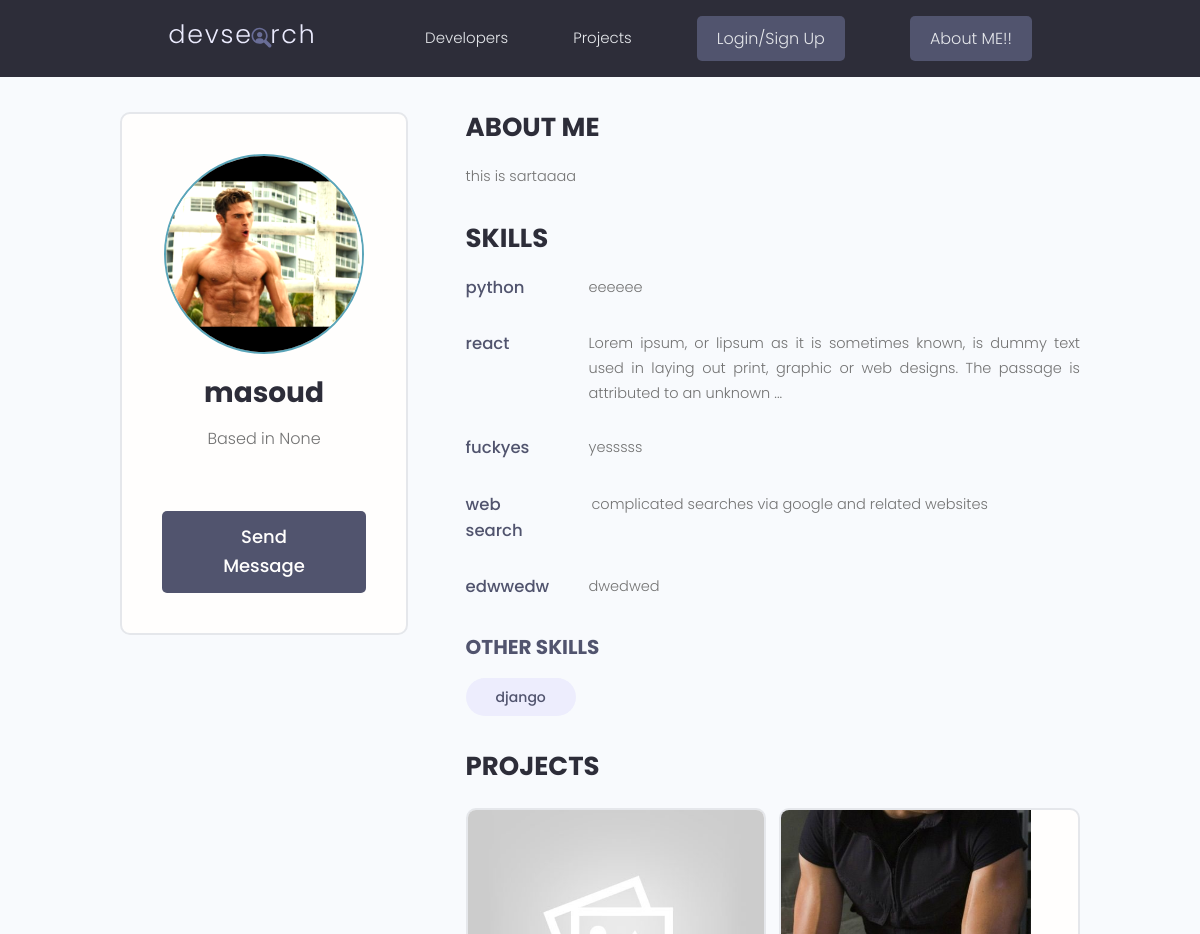
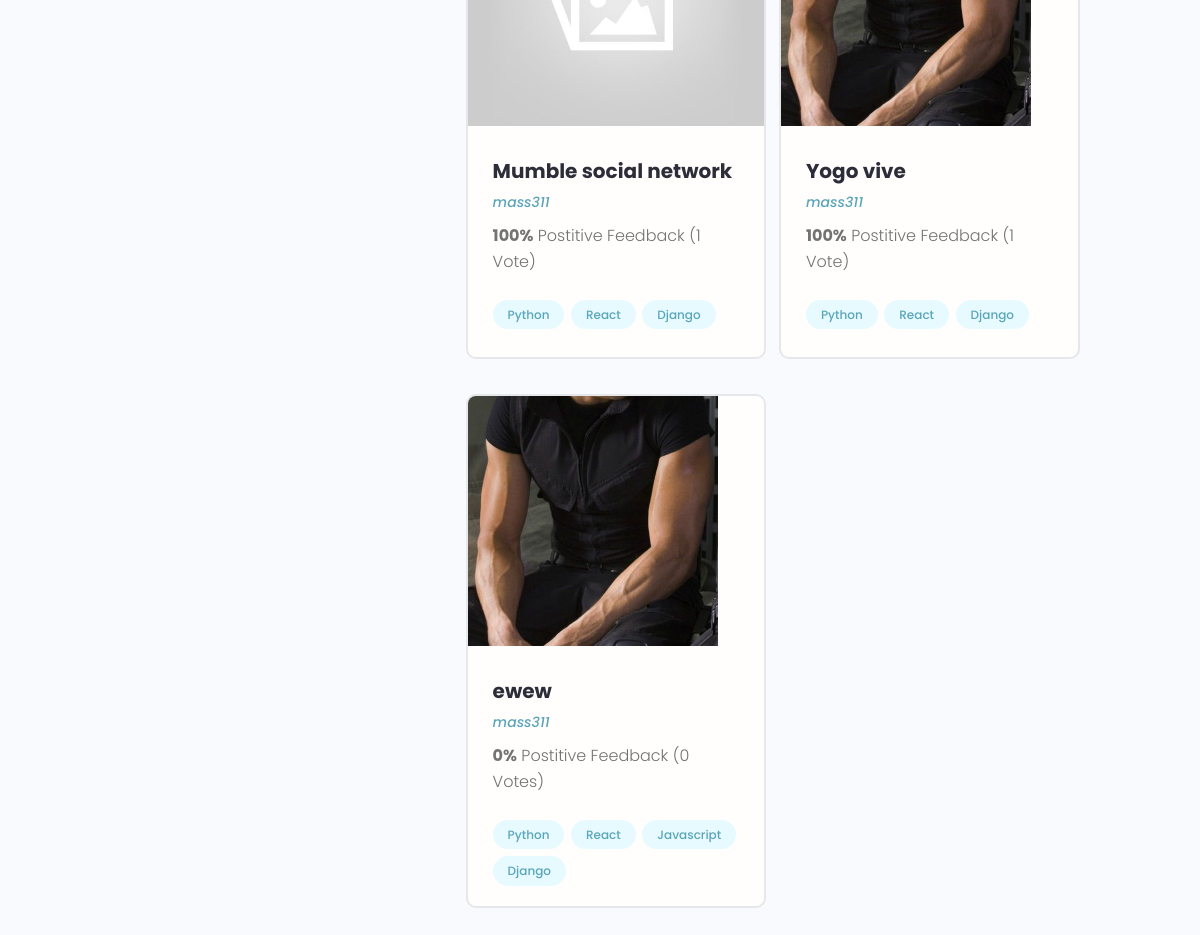
The page /profile/30cdd2f0-b2f6-4e46-82ef-a1746d12b697 on the database its author committed (2 pictures, top to bottom).
### users/models.py (models this page shows, shortened)
class Profile(models.Model):
    user = models.OneToOneField(User, on_delete=models.CASCADE, null=True, blank=True)
    name = models.CharField(max_length=200, blank=True, null=True)
    username= models.CharField(max_length=200, blank=True, null=True)
    location = models.CharField(max_length=200, blank=True, null=True)
    email = models.EmailField(max_length=400 , null=True, blank=True)
    short_intro=models.CharField(max_length=400 , null=True, blank=True)
    bio=models.TextField(null=True,blank=True)
    profile_image=models.ImageField(null=True,blank=True,upload_to='profiles/', default='profiles/user-default.png')
    social_github = models.CharField(max_length=200, blank=True, null=True)
    social_twitter = models.CharField(max_length=200, blank=True, null=True)
    linkedin = models.CharField(max_length=200, blank=True, null=True)
    youtube = models.CharField(max_length=200, blank=True, null=True)
    created=models.DateTimeField(auto_now_add=True)
    id = models.UUIDField(default=uuid.uuid4, unique=True,primary_key=True,editable=False)
    def __str__(self):
        return str(self.user.username)

class Skill(models.Model):
    owner=models.ForeignKey(Profile,on_delete=models.CASCADE,null=True,blank=True)
    name=models.CharField(max_length=200,blank=True,null=True)
    description=models.TextField(null=True,blank=True)
    created=models.DateTimeField(auto_now_add=True)
    id = models.UUIDField(default=uuid.uuid4, unique=True,primary_key=True,editable=False)

### projects/models.py (models this page shows, shortened)
class Project(models.Model):
    owner= models.ForeignKey(Profile, null=True, blank=True, on_delete=models.SET_NULL)
    title = models.CharField(max_length=200)
    description = models.TextField(max_length=500, null=True, blank=True)
    demo_link = models.CharField(max_length=2000,null=True, blank=True)
    featured_image = models.ImageField(null=True, blank=True, default='default.jpg')
    source_link = models.CharField(max_length=2000,null=True, blank=True)
    tags = models.ManyToManyField('Tag', blank= True , null= True,)
    vote_total = models.IntegerField(default=0, null=True,blank=True)
    vote_ratio = models.IntegerField(default=0, null=True, blank=True)
    created=models.DateTimeField(auto_now_add=True)
    id = models.UUIDField(default=uuid.uuid4,unique=True,primary_key=True , editable=False)
    class Meta:
        ordering=['-vote_ratio','-vote_total','title']

class Tag(models.Model):
    name = models.CharField(max_length=200)
    created = models.DateTimeField(auto_now_add=True)
    id = models.UUIDField(default=uuid.uuid4, unique=True, primary_key=True, editable=False)
    def __str__(self):
        return self.name

### users/views.py (the view)
# urls.py: path('profile/<str:pk>',views.userProfile,name="user-profile"),
def userProfile(request,pk):
    profile=Profile.objects.get(id=pk)
    topSkills= profile.skill_set.exclude(description__exact="")
    otherSkills=profile.skill_set.filter(description="")
    context={
        'profile': profile,
        'topSkills':topSkills,
        'otherSkills':otherSkills,
    }
    return render(request,'users/user-profile.html',context)

### users/templates/users/user-profile.html (shortened to what this page needs)
{% extends 'main.html' %}
{% block content %}
  <main class="profile my-md">
    <div class="container">
      <div class="layout">
        <div class="column column--1of3">
          <div class="card text-center">
            <div class="card__body dev">
              <img class="avatar avatar--xl" src="{{ profile.profile_image.url }}" />
              <h2 class="dev__name">{{ profile.name }}</h2>
              <p class="dev__location">Based in {{ profile.location }}</p>
            {% if request.user.profile != profile %}
              <a href="{% url "send-form" profile.id %}" class="btn btn--sub btn--lg">Send Message </a>
            {% endif %}
            </div>
          </div>
        </div>
        <div class="column column--2of3">
          <div class="devInfo">
            <h3 class="devInfo__title">About Me</h3>
            <p class="devInfo__about">{{ profile.short_intro }}</p>
          </div>
          <div class="devInfo">
            <h3 class="devInfo__title">Skills</h3>
            <div class="devInfo__skills">
                {% for skill in topSkills %}
                  <div class="devSkill">
                    <h4 class="devSkill__title">{{ skill.name }}</h4>
                    <p class="devSkill__info">
                        {{ skill.description }}
                    </p>
                  </div>
                {% endfor %}
              <h3 class="devInfo__subtitle">Other Skills</h3>
              <div class="devInfo__otherSkills">
                  {% for skill in otherSkills %}
                    <span class="tag tag--pill tag--sub tag--lg">
                      <small>{{ skill.name }}</small>
                    </span>
                  {% endfor %}
              </div>
            </div>
          </div>
          <div class="devInfo">
            <h3 class="devInfo__title">Projects</h3>
            <div class="grid grid--two">
                {% for project in profile.project_set.all %}
                    <div class="column">
                <div class="card project">
                  <a href="{% url 'project' project.id %}" class="project">
                    <img class="project__thumbnail" src="{{ project.featured_image.url }}" alt="project thumbnail" />
                    <div class="card__body">
                      <h3 class="project__title">{{ project.title }}</h3>
                      <p><a class="project__author" href="profile.html">{{ project.owner}}</a></p>
                      <p class="project--rating">
                        <span style="font-weight: bold;">{{ project.vote_ratio }}%</span> Postitive
                        Feedback ({{ project.vote_total }} Vote{{ project.vote_total|pluralize:"s" }})
                      </p>
                      <div class="project__tags">
                          {% for tag in project.tags.all %}
                        <span class="tag tag--pill tag--main">
                          <small>{{ tag }}</small>
                        </span>
                          {% endfor %}
                      </div>
                    </div>
                  </a>
                </div>
              </div>
                {% endfor %}
            </div>
          </div>
        </div>
      </div>
    </div>
  </main>
{% endblock %}

### static/styles/app.css (style rules this page uses)
:root { --color-sub: #2d2d39; }
.btn--sub { background-color: var(--color-sub-light); }
.card { border: 2px solid var(--color-light); }
img { width: 100%; }
.profile .card > .dev { padding: 4rem; }
.dev__name { color: var(--color-sub); font-size: 2.8rem; font-weight: 700; margin-top: 1rem; margin-bottom: 0.5rem; }
.dev__location { margin-top: 1rem; }
.devInfo { margin-bottom: 3rem; }
.devInfo__title, .devInfo__subtitle { font-size: 2.6rem; color: var(--color-sub); text-transform: uppercase; font-weight: 700; margin-bottom: 1.5rem; }
.devInfo__subtitle { font-size: 2rem; color: var(--color-sub-light); }
.devInfo__about, .devSkill__info { font-size: 1.45rem; line-height: 1.7; text-align: justify; }
.devSkill { margin-bottom: 3rem; }
.devSkill__title { font-size: 1.65rem; font-weight: 500; color: var(--color-sub-light); }
@media screen and (min-width: 700px) { .devSkill { display: flex; justify-content: space-between; gap: 3rem; } }
@media screen and (min-width: 700px) { .devSkill__info { flex-basis: 80%; } }
.project__author { font-size: 1.4rem; font-style: italic; }
.project--rating { margin-bottom: 1.6em; margin-top: .5em; }
.project__thumbnail { height: 25rem; object-fit: cover; object-position: top center; }
.project__title { font-size: 2rem; font-weight: 700; color: var(--color-sub); }

### static/uikit/styles/modules/_variables.css (style rules this page uses)
:root { --color-main: #5aa5b9; --color-main-light: #e6faff; --color-sub: #3f4156; --color-sub-light: #51546e; --color-sub-lighter: #ededfd; --color-text: #737373; --color-gray: #8b8b8b; --color-light: #e5e7eb; --color-light-gray: #767676; --color-bg: #f8fafd; --color-white: #fffefd; --color-white-light: #f3f3f3; --color-success: #359e64; --color-success-bg: #def8e8; --color-error: #fc4b0b; --color-error-bg: #fff2ee; --font-base: 'Poppins', arial, helvetica, 'Segoe UI', roboto, ubuntu, sans-serif; --font-monospace: 'Fira Code', 'Courier New', courier, monospace; --font-regular: 300; --font-medium: 500; --font-bold: 700; --generic-shadow: 1px 1px 5px #00000010; --generic-transition: all 0.3s ease-in-out; }

### static/uikit/styles/modules/_base.css (style rules this page uses)
* { margin: 0; padding: 0; box-sizing: border-box; text-rendering: optimizeLegibility; color: inherit; font-size: inherit; }
html { font-size: 50%; }
@media only screen and (min-width: 480px) { html { font-size: 56.25%; } }
@media only screen and (min-width: 1200px) { html { font-size: 62.5%; } }
body { line-height: 1.6; font-weight: 400; font-size: 1.5rem; color: var(--color-text); background-color: var(--color-bg); min-height: 100vh; }

### static/uikit/styles/modules/_typography.css (style rules this page uses)
* { font-family: var(--font-base); }
h2 { font-size: 3.6rem; font-weight: var(--font-bold); }
h3 { font-size: 3.2rem; font-weight: var(--font-medium); }
h4 { font-size: 2.8rem; font-weight: var(--font-medium); }
p, span, strong { font-size: 1.6rem; color: var(--color-text); font-weight: var(--font-regular); }
a { padding-bottom: 2px; text-decoration: none; display: inline-block; color: var(--color-main); font-weight: var(--font-medium); }

### static/uikit/styles/modules/_utilities.css (style rules this page uses)
.container { width: 92%; max-width: 165rem; margin: 0 auto; box-sizing: border-box; }
@media screen and (min-width: 1000px) { .container { width: 90%; } }
@media screen and (min-width: 1200px) { .container { width: 80%; } }
.text-center { text-align: center; }
.my-md { margin: 3rem auto; }

### static/uikit/styles/modules/_avatar.css (style rules this page uses)
.avatar { border-radius: 50%; border: 2px solid var(--color-main); object-fit: cover; }
.avatar--xl { height: 20rem; width: 20rem; }

### static/uikit/styles/modules/_button.css (style rules this page uses)
.btn { display: inline-block; position: relative; cursor: pointer; background-color: var(--color-light); font-weight: var(--font-medium); color: var(--color-sub); text-decoration: none; padding: 1rem 2rem; border-radius: 0.5rem; border: none; width: -webkit-fit-content; width: -moz-fit-content; width: fit-content; height: -webkit-fit-content; height: -moz-fit-content; height: fit-content; font-size: 1.6rem; outline-width: 0; outline-color: transparent; -webkit-backface-visibility: hidden; backface-visibility: hidden; transition: all 0.3s ease-in-out; }
.btn--sub { background-color: var(--color-sub); color: var(--color-white); }
.btn--lg { font-size: 1.8rem; padding: 1.2rem 4.5rem; }

### static/uikit/styles/modules/_card.css (style rules this page uses)
.card { border-radius: 1rem; background-color: var(--color-white); border: 1.5px solid var(--color-light); width: auto; height: auto; margin-top: 0.5rem; margin-bottom: 0.5rem; overflow: hidden; }
.card__body, .card__header { padding: 2rem 2.5rem; }

### static/uikit/styles/modules/_layout.css (style rules this page uses)
.layout { display: flex; flex-flow: row wrap; justify-content: space-between; }
.layout > .column { margin-bottom: 3rem; }
.layout > .column.column--1of3 { flex-basis: 30%; }
.layout > .column.column--2of3 { flex-basis: 64%; }

### rows shown on the page
Profile: profile_image (picture), name "masoud", location "None", short_intro "this is sartaaaa"
Skill: name "python", description "eeeeee"
Skill: name "react", description "Lorem ipsum, or lipsum as it is sometimes known, is dummy text used in laying out print, graphic or web designs. The passage is attributed to an unknown ..."
Skill: name "fuckyes", description "yesssss"
Skill: name "web search", description "complicated searches via google and related websites"
Skill: name "edwwedw", description "dwedwed"
Skill: name "django"
Project: featured_image (placeholder picture), title "Mumble social network", owner "mass311", vote_ratio "100", vote_total "1"
Tag: name "Python"
Tag: name "React"
Tag: name "Django"
Project: featured_image (picture), title "Yogo vive", owner "mass311", vote_ratio "100", vote_total "1"
Project: featured_image (picture), title "ewew", owner "mass311", vote_ratio "0", vote_total "0"
Tag: name "Javascript"
